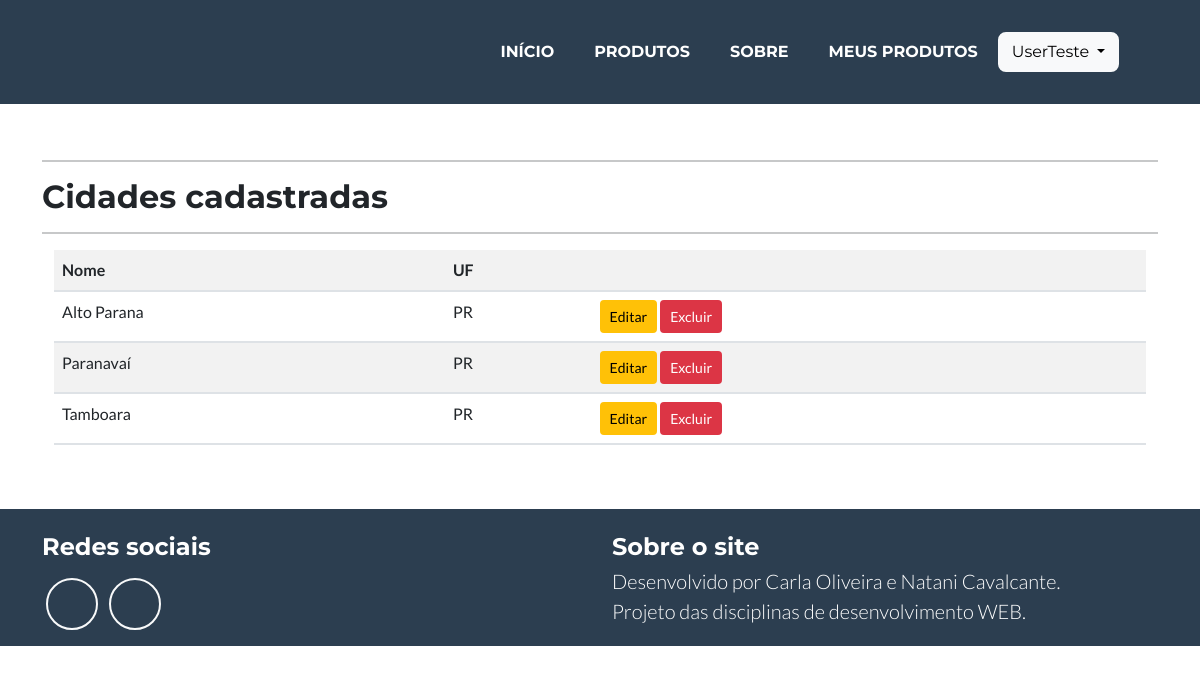
Screenshot of /listar/cidade/ (signed in) with the database file from the repository.
### cadastros/models.py (models this page shows, shortened)
class Cidade(models.Model):
    nome = models.CharField(max_length=50, verbose_name='Cidade')
    estado = models.ForeignKey(Estado, on_delete=models.PROTECT)

class Estado (models.Model):
    nome = models.CharField (max_length=50)
    sigla = models.CharField(max_length=2)

### cadastros/views.py (the view)
# urls.py: path('listar/cidade/', CidadeList.as_view(), name="listar-cidade"),
class CidadeList(GroupRequiredMixin, LoginRequiredMixin, ListView):
    login_url = reverse_lazy('login')
    group_required = u"Administrador"
    model = Cidade
    template_name = 'cadastros/listas/cidade.html'
    def get_context_data(self, *args, **kwargs):
        context = super().get_context_data(*args, **kwargs)
        context['titulo'] = "Cidades cadastradas"
        return context

### cadastros/templates/cadastros/listas/cidade.html
{% extends 'paginas/modelo.html' %}
{% load static %}
{% load crispy_forms_tags %}
{% block conteudo %}
<hr>
<h2>{{ titulo }}</h2>
<hr>
<div class="container">
    <div class="table-responsive">
        <table class="table table-striped">
            <tr>
                <th>Nome</th>
                <th>UF</th>
                <th></th>
            </tr>
            {% for cidade in object_list %}
            <tr>
                <td>{{cidade.nome}}</td>
                <td>{{cidade.estado.sigla}}</td>
                <td>
                    <a href="{% url 'editar-cidade' cidade.pk %}" class="btn btn-warning btn-sm" title="Editar">Editar</a>
                    <a href="{% url 'deletar-cidade' cidade.pk %}" class="btn btn-danger btn-sm" title="Excluir">Excluir</a>
                </td>
            </tr>
            {% empty %}
            <tr>
                <td colspan="3">Nenhuma cidade cadastrada!</td>
            </tr>
            {% endfor %}
        </table>
    </div>
</div>
{% endblock %}

### paginas/templates/paginas/modelo.html (shortened to what this page needs)
{% load static %} {% load crispy_forms_tags %}
<!DOCTYPE html>
<html lang="pt-br" class="h-100">
<head>
    <link href="{% static 'css/styles.css' %}" rel="stylesheet" />
</head>
<body id="page-top">
    <nav class="navbar navbar-expand-md bg-secondary text-uppercase fixed-top" id="mainNav">
        <div class="container-fluid">
            <div class="collapse navbar-collapse" id="navbarResponsive">
                <ul class="navbar-nav ms-auto">
                    <li class="nav-item mx-1 mx-lg-1"><a class="nav-link py-3 px-0 px-lg-3 rounded" href="{% url 'index' %}">Início</a></li>
                    <li class="nav-item mx-1 mx-lg-1"><a class="nav-link py-3 px-0 px-lg-3 rounded" href="{% url 'listar-produto' %}">Produtos</a></li>
                    <li class="nav-item mx-1 mx-lg-1"><a class="nav-link py-3 px-0 px-lg-3 rounded" href="{% url 'sobre' %}">Sobre</a></li>
                    {% if request.user.is_authenticated and request.user.groups.all.0.name == "cliente" %}
                    <li class="nav-item mx-1 mx-lg-1"><a class="nav-link py-3 px-0 px-lg-3 rounded" href="{% url 'listar-carrinho' %}">Meus Produtos</a></li>
                    {% endif %}  {% if request.user.is_authenticated %}
                    <div class="dropdown me-5">
                        <button class="btn btn-light dropdown-toggle my-2" type="button" id="dropdownMenuButton" data-bs-toggle="dropdown" aria-expanded="false">
                            {{ request.user }}
                        </button>
                    </div>
                    <span class="me-3">&nbsp;</span> {% else %}
                    <a href="{% url 'login' %}" class="btn btn-light mb-3 my-2 me-2">Login</a>
                    <a href="{% url 'registrar' %}" class="btn btn-success mb-3 my-2 mr-2">Registrar</a> {% endif %}
                </ul>
            </div>
        </div>
    </nav>
    <main class="flex-shrink-0">
        <div class="container">
            <br>
            <br>
            <br>
            <br>
            <br>
            <br>
            {% block conteudo %}{% endblock %}
            <br>
            <br>
        </div>
    </main>
    <footer class="footer mt-auto py-3">
        <div class="container">
            <div class="row">
                <div class="col-lg-6 mb-5 mb-lg-0">
                    <h4 class="pt-2 mb-3">Redes sociais</h4>
                    <a class="btn btn-outline-light btn-social mx-1" href="#!"></a>
                    <a class="btn btn-outline-light btn-social mx-1" href="#!"></a>
                </div>
                <div class="col-lg-6">
                    <h4 class="pt-2 mb-1">Sobre o site</h4>
                    <p class="lead mb-0">
                        Desenvolvido por Carla Oliveira e Natani Cavalcante. <br/> Projeto das disciplinas de desenvolvimento WEB.
                    </p>
                </div>
            </div>
        </div>
    </footer>
</body>
</html>

### rows the page displays
Cidade: nome "Alto Parana", estado.sigla "PR"
Cidade: nome "Paranavaí", estado.sigla "PR"
Cidade: nome "Tamboara", estado.sigla "PR"

### other values shown
{{ request.user }} "UserTeste"
{{ titulo }} "Cidades cadastradas"
